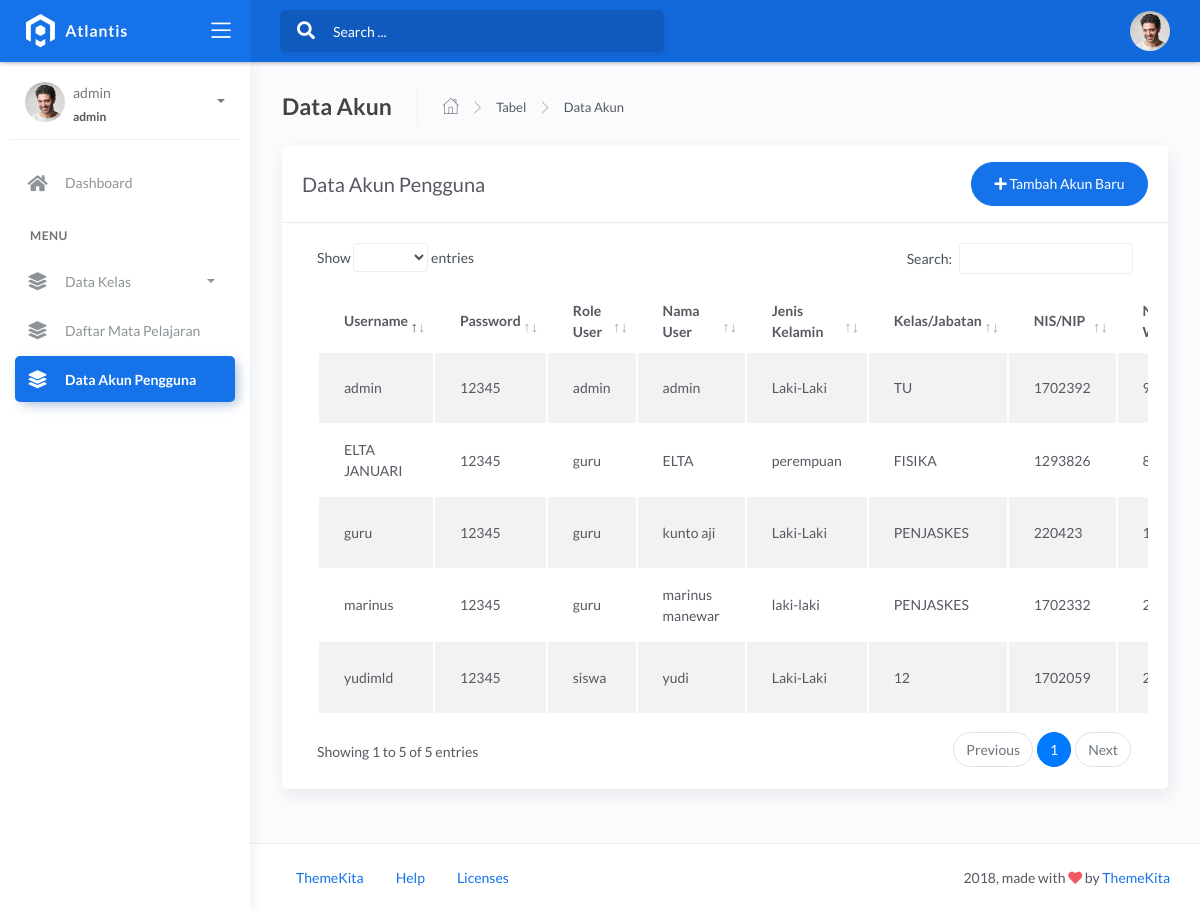
The app's page /content_index/menu_admin/data_akun.php (signed in) with its own data.
### tables this page shows
CREATE TABLE `user` (
  `id_user` int(11) NOT NULL,
  `username` varchar(255) NOT NULL,
  `password` varchar(100) NOT NULL,
  `role_user` varchar(10) NOT NULL,
  `nama_user` varchar(255) NOT NULL,
  `jenis_kelamin_user` varchar(25) NOT NULL,
  `kelas_jabatan_user` varchar(20) NOT NULL,
  `nis_nip_user` int(10) NOT NULL,
  `nomor_wa_user` int(13) NOT NULL
);

### content_index/menu_admin/data_akun.php (the view, shortened to what this page needs)
<!DOCTYPE html>
<html lang="en">
<head>
	<link rel="stylesheet" href="../../assets/css/bootstrap.min.css">
	<link rel="stylesheet" href="../../assets/css/atlantis.min.css">
	<link rel="stylesheet" href="../../assets/css/demo.css">
</head>
<body>
	<div class="wrapper">
		<div class="main-header">
			<div class="logo-header" data-background-color="blue">
				<a href="../index.html" class="logo">
					<img src="../../assets/img/logo.svg" alt="navbar brand" class="navbar-brand">
				</a>
				<div class="nav-toggle">
					<button class="btn btn-toggle toggle-sidebar">
						<i class="icon-menu"></i>
					</button>
				</div>
			</div>
			<nav class="navbar navbar-header navbar-expand-lg" data-background-color="blue2">
				<div class="container-fluid">
					<div class="collapse" id="search-nav">
						<form class="navbar-left navbar-form nav-search mr-md-3">
							<div class="input-group">
								<div class="input-group-prepend">
									<button type="submit" class="btn btn-search pr-1">
										<i class="fa fa-search search-icon"></i>
									</button>
								</div>
								<input type="text" placeholder="Search ..." class="form-control">
							</div>
						</form>
					</div>
					<ul class="navbar-nav topbar-nav ml-md-auto align-items-center">
						<li class="nav-item dropdown hidden-caret">
							<a class="dropdown-toggle profile-pic" data-toggle="dropdown" href="#" aria-expanded="false">
								<div class="avatar-sm">
									<img src="/../../assets/img/profile.jpg" alt="..." class="avatar-img rounded-circle">
								</div>
							</a>
						</li>
					</ul>
				</div>
			</nav>
		</div>
		<div class="sidebar sidebar-style-2">
			<div class="sidebar-wrapper scrollbar scrollbar-inner">
				<div class="sidebar-content">
					<div class="user">
						<div class="avatar-sm float-left mr-2">
							<img src="../../assets/img/profile.jpg" alt="..." class="avatar-img rounded-circle">
						</div>
						<div class="info">
							<a data-toggle="collapse" href="#collapseExample" aria-expanded="true">
								<span>
									<?php echo $_SESSION['username'];
									?>
								<span class="user-level"><?php echo $_SESSION['role_user'];
									?></span>
								<span class="caret"></span>
								</span>
							</a>
						</div>
					</div>
					<ul class="nav nav-primary">
						<li class="nav-item">
							<a href="../index_admin.php" class="collapsed" aria-expanded="false">
								<i class="fas fa-home"></i>
								<p>Dashboard</p>
							</a>
						</li>
						<li class="nav-section">
							<h4 class="text-section">Menu</h4>
						</li>
						<li class="nav-item">
							<a data-toggle="collapse" href="#base">
								<i class="fas fa-layer-group"></i>
								<p>Data Kelas</p>
								<span class="caret"></span>
							</a>
						</li>
						<li class="nav-item ">
							<a href="data_mata_pelajaran.php">
								<i class="fas fa-layer-group"></i>
								<p>Daftar Mata Pelajaran</p>
							</a>
						</li>
						<li class="nav-item active">
							<a href="data_akun.php">
								<i class="fas fa-layer-group"></i>
								<p>Data Akun Pengguna</p>
							</a>
						</li>
					</ul>
				</div>
			</div>
		</div>
		<div class="main-panel">
			<div class="content">
				<div class="page-inner">
					<div class="page-header">
						<h4 class="page-title">Data Akun</h4>
						<ul class="breadcrumbs">
							<li class="nav-home">
								<a href="../index_admin.php">
									<i class="flaticon-home"></i>
								</a>
							</li>
							<li class="separator">
								<i class="flaticon-right-arrow"></i>
							</li>
							<li class="nav-item">
								<a href="#">Tabel</a>
							</li>
							<li class="separator">
								<i class="flaticon-right-arrow"></i>
							</li>
							<li class="nav-item">
								<a href="#">Data Akun</a>
							</li>
						</ul>
					</div>
					<div class="row">
						<div class="col-md-12">
							<div class="card">
								<div class="card-header">
									<div class="d-flex align-items-center">
										<h4 class="card-title">Data Akun Pengguna</h4>
										<button class="btn btn-primary btn-round ml-auto" data-toggle="modal" data-target="#addRowModal">
											<i class="fa fa-plus"></i>
											Tambah Akun Baru
										</button>
									</div>
								</div>
								<div class="card-body">
									<div class="table-responsive">
										<table id="add-row" class="display table table-striped table-hover" >
											<thead>
												<tr>
													<th>Username</th>
													<th>Password</th>
													<th>Role User</th>
													<th>Nama User</th>
													<th>Jenis Kelamin</th>
													<th>Kelas/Jabatan</th>
													<th>NIS/NIP</th>
													<th>Nomor Whatsapp</th>
												</tr>
											</thead>
											<tbody>
												<?php
													include('../../koneksi.php');
													$user = mysqli_query($koneksi,"SELECT * from user ORDER BY id_user DESC");
													while($row = mysqli_fetch_array($user))
													{ ?>
												<tr>
													<td><?php echo $row['username']; ?></td>
													<td><?php echo $row['password']; ?></td>
													<td><?php echo $row['role_user']; ?></td>
													<td><?php echo $row['nama_user']; ?></td>
													<td><?php echo $row['jenis_kelamin_user']; ?></td>
													<td><?php echo $row['kelas_jabatan_user']; ?></td>
													<td><?php echo $row['nis_nip_user']; ?></td>
													<td><?php echo $row['nomor_wa_user']; ?></td>
												</tr>
												<?php } ?>
											</tbody>
										</table>
									</div>
								</div>
							</div>
						</div>
					</div>
				</div>
			</div>
			<footer class="footer">
				<?php
					include('includes/../../../layout/footer.php');
				?>
			</footer>
		</div>
	</div>
</body>
</html>

### records on screen
user: username "marinus", password "12345", role_user "guru", nama_user "marinus manewar", jenis_kelamin_user "laki-laki", kelas_jabatan_user "PENJASKES", nis_nip_user "1702332"
user: username "ELTA JANUARI", password "12345", role_user "guru", nama_user "ELTA", jenis_kelamin_user "perempuan", kelas_jabatan_user "FISIKA", nis_nip_user "1293826"
user: username "yudimld", password "12345", role_user "siswa", nama_user "yudi", jenis_kelamin_user "Laki-Laki", kelas_jabatan_user "12", nis_nip_user "1702059"
user: username "guru", password "12345", role_user "guru", nama_user "kunto aji", jenis_kelamin_user "Laki-Laki", kelas_jabatan_user "PENJASKES", nis_nip_user "220423"
user: username "admin", password "12345", role_user "admin", nama_user "admin", jenis_kelamin_user "Laki-Laki", kelas_jabatan_user "TU", nis_nip_user "1702392"

### other values on screen
$_SESSION['username'] "admin"
$_SESSION['role_user'] "admin"
